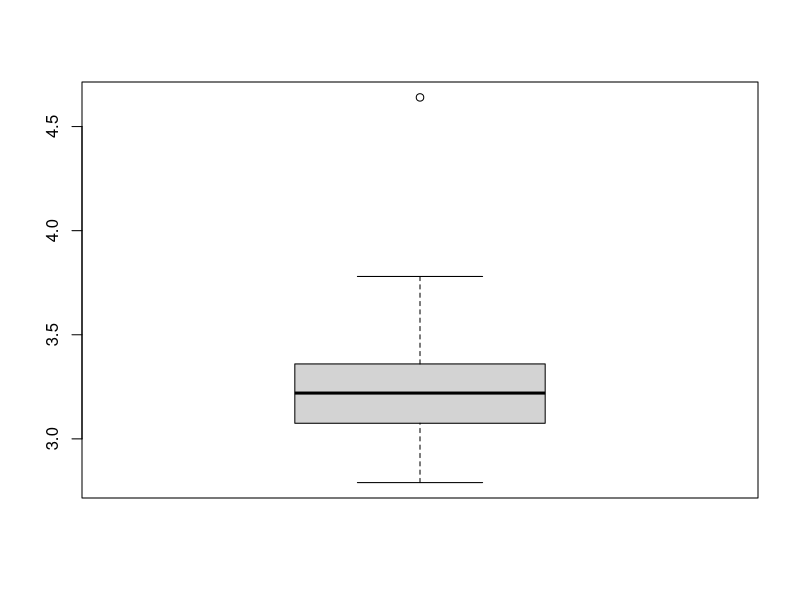

Recreate this plot in R.
## ---- chunk 1
# Your code here
library(datasets)
faithful$waiting
summary(faithful$waiting)
## ---- chunk 2
# Your code here
library(MASS)
boxplot(DDT)

#Estimate: Mean roughly 3.25, Standard Deviation roughly 0.4
summary(DDT)
sd(DDT)
## ---- chunk 3
# Your code here 
##density_compare()<-function(){

  
  ##plot(density(pi2000))
  ##hist(pi2000, main="First 2000 digits of Pi", 
  ##   xlab = "Number", ylab = "Occurences", ylim = c(0, 250), breaks = 0:10-.5, col = "red")
  
  #You'd use breaks to better-distribute data set across histogram. The result are more
  #"skewed" without it. 

  ##lines(density(pi2000), col = "black")
##}
## ---- chunk 4
# Your code here
## ---- chunk 5
# Your code here
